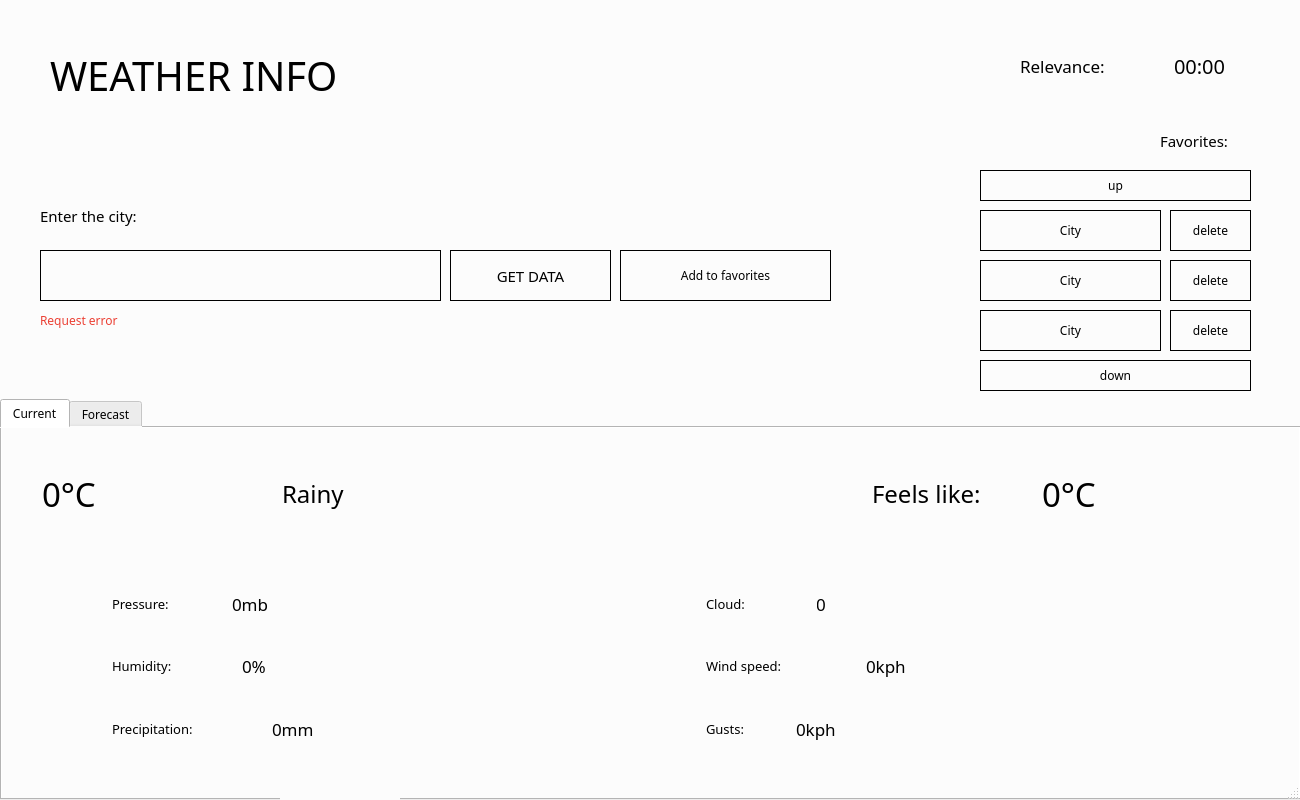
<?xml version="1.0" encoding="UTF-8"?>
<ui version="4.0">
 <class>MainWindow</class>
 <widget class="QMainWindow" name="MainWindow">
  <property name="geometry">
   <rect>
    <x>0</x>
    <y>0</y>
    <width>1300</width>
    <height>800</height>
   </rect>
  </property>
  <property name="minimumSize">
   <size>
    <width>1300</width>
    <height>800</height>
   </size>
  </property>
  <property name="maximumSize">
   <size>
    <width>1300</width>
    <height>800</height>
   </size>
  </property>
  <property name="font">
   <font>
    <family>Montserrat</family>
    <weight>50</weight>
    <bold>false</bold>
   </font>
  </property>
  <property name="windowTitle">
   <string>Weather application</string>
  </property>
  <property name="windowIcon">
   <iconset>
    <normaloff>icon.svg</normaloff>icon.svg</iconset>
  </property>
  <property name="tabShape">
   <enum>QTabWidget::Rounded</enum>
  </property>
  <widget class="QWidget" name="centralwidget">
   <property name="minimumSize">
    <size>
     <width>0</width>
     <height>800</height>
    </size>
   </property>
   <property name="font">
    <font>
     <family>Montserrat</family>
     <weight>50</weight>
     <bold>false</bold>
    </font>
   </property>
   <property name="styleSheet">
    <string notr="true">background: #fcfcfc;</string>
   </property>
   <widget class="QLabel" name="title">
    <property name="geometry">
     <rect>
      <x>50</x>
      <y>50</y>
      <width>411</width>
      <height>51</height>
     </rect>
    </property>
    <property name="font">
     <font>
      <family>Montserrat</family>
      <pointsize>30</pointsize>
      <weight>50</weight>
      <bold>false</bold>
     </font>
    </property>
    <property name="text">
     <string>WEATHER INFO</string>
    </property>
   </widget>
   <widget class="QLineEdit" name="cityField">
    <property name="geometry">
     <rect>
      <x>40</x>
      <y>250</y>
      <width>401</width>
      <height>51</height>
     </rect>
    </property>
    <property name="font">
     <font>
      <family>Montserrat</family>
      <pointsize>13</pointsize>
      <weight>50</weight>
      <bold>false</bold>
     </font>
    </property>
    <property name="styleSheet">
     <string notr="true">border: 1px solid #000;
padding: 0 10px;</string>
    </property>
   </widget>
   <widget class="QLabel" name="cityFieldLabel">
    <property name="geometry">
     <rect>
      <x>40</x>
      <y>200</y>
      <width>181</width>
      <height>31</height>
     </rect>
    </property>
    <property name="font">
     <font>
      <family>Montserrat</family>
      <pointsize>11</pointsize>
      <weight>50</weight>
      <bold>false</bold>
     </font>
    </property>
    <property name="text">
     <string>Enter the city:</string>
    </property>
   </widget>
   <widget class="QPushButton" name="submitButton">
    <property name="geometry">
     <rect>
      <x>450</x>
      <y>250</y>
      <width>161</width>
      <height>51</height>
     </rect>
    </property>
    <property name="font">
     <font>
      <family>Montserrat</family>
      <pointsize>11</pointsize>
      <weight>50</weight>
      <bold>false</bold>
     </font>
    </property>
    <property name="cursor">
     <cursorShape>PointingHandCursor</cursorShape>
    </property>
    <property name="styleSheet">
     <string notr="true">border: 1px solid #000;</string>
    </property>
    <property name="text">
     <string>GET DATA</string>
    </property>
   </widget>
   <widget class="QLabel" name="time">
    <property name="geometry">
     <rect>
      <x>1174</x>
      <y>50</y>
      <width>71</width>
      <height>31</height>
     </rect>
    </property>
    <property name="font">
     <font>
      <family>Montserrat</family>
      <pointsize>15</pointsize>
      <weight>50</weight>
      <bold>false</bold>
     </font>
    </property>
    <property name="text">
     <string>00:00</string>
    </property>
   </widget>
   <widget class="QLabel" name="timeLabel">
    <property name="geometry">
     <rect>
      <x>1020</x>
      <y>50</y>
      <width>131</width>
      <height>31</height>
     </rect>
    </property>
    <property name="font">
     <font>
      <family>Montserrat</family>
      <pointsize>13</pointsize>
      <weight>50</weight>
      <bold>false</bold>
     </font>
    </property>
    <property name="text">
     <string>Relevance:</string>
    </property>
   </widget>
   <widget class="QLabel" name="error">
    <property name="geometry">
     <rect>
      <x>40</x>
      <y>310</y>
      <width>111</width>
      <height>21</height>
     </rect>
    </property>
    <property name="font">
     <font>
      <family>Montserrat</family>
      <pointsize>9</pointsize>
      <weight>50</weight>
      <bold>false</bold>
     </font>
    </property>
    <property name="styleSheet">
     <string notr="true">color: #eb4034;</string>
    </property>
    <property name="text">
     <string>Request error</string>
    </property>
   </widget>
   <widget class="QTabWidget" name="footerTabWidget">
    <property name="geometry">
     <rect>
      <x>0</x>
      <y>399</y>
      <width>1301</width>
      <height>401</height>
     </rect>
    </property>
    <property name="font">
     <font>
      <family>Montserrat</family>
      <weight>50</weight>
      <bold>false</bold>
     </font>
    </property>
    <property name="currentIndex">
     <number>0</number>
    </property>
    <widget class="QWidget" name="current">
     <attribute name="title">
      <string>Current</string>
     </attribute>
     <widget class="QLabel" name="temperature">
      <property name="geometry">
       <rect>
        <x>40</x>
        <y>30</y>
        <width>221</width>
        <height>71</height>
       </rect>
      </property>
      <property name="font">
       <font>
        <family>Montserrat</family>
        <pointsize>25</pointsize>
       </font>
      </property>
      <property name="toolTip">
       <string>&lt;html&gt;&lt;head/&gt;&lt;body&gt;&lt;p align=&quot;center&quot;&gt;0C&lt;/p&gt;&lt;/body&gt;&lt;/html&gt;</string>
      </property>
      <property name="text">
       <string>0°C</string>
      </property>
     </widget>
     <widget class="QLabel" name="description">
      <property name="geometry">
       <rect>
        <x>280</x>
        <y>30</y>
        <width>421</width>
        <height>71</height>
       </rect>
      </property>
      <property name="font">
       <font>
        <family>Montserrat</family>
        <pointsize>18</pointsize>
       </font>
      </property>
      <property name="text">
       <string>Rainy</string>
      </property>
     </widget>
     <widget class="QLabel" name="feelsLikeLabel">
      <property name="geometry">
       <rect>
        <x>870</x>
        <y>30</y>
        <width>151</width>
        <height>71</height>
       </rect>
      </property>
      <property name="font">
       <font>
        <family>Montserrat</family>
        <pointsize>18</pointsize>
       </font>
      </property>
      <property name="text">
       <string>Feels like:</string>
      </property>
     </widget>
     <widget class="QLabel" name="feelsLike">
      <property name="geometry">
       <rect>
        <x>1040</x>
        <y>30</y>
        <width>221</width>
        <height>71</height>
       </rect>
      </property>
      <property name="font">
       <font>
        <family>Montserrat</family>
        <pointsize>25</pointsize>
       </font>
      </property>
      <property name="text">
       <string>0°C</string>
      </property>
     </widget>
     <widget class="QWidget" name="verticalLayoutWidget">
      <property name="geometry">
       <rect>
        <x>80</x>
        <y>150</y>
        <width>1141</width>
        <height>181</height>
       </rect>
      </property>
      <layout class="QVBoxLayout" name="verticalLayout">
       <item>
        <layout class="QHBoxLayout" name="horizontalLayout">
         <item>
          <widget class="QWidget" name="widget_2" native="true">
           <widget class="QLabel" name="pressureLabel">
            <property name="geometry">
             <rect>
              <x>30</x>
              <y>10</y>
              <width>111</width>
              <height>31</height>
             </rect>
            </property>
            <property name="font">
             <font>
              <family>Montserrat</family>
              <pointsize>10</pointsize>
             </font>
            </property>
            <property name="text">
             <string>Pressure:</string>
            </property>
           </widget>
           <widget class="QLabel" name="pressure">
            <property name="geometry">
             <rect>
              <x>150</x>
              <y>10</y>
              <width>111</width>
              <height>31</height>
             </rect>
            </property>
            <property name="font">
             <font>
              <family>Montserrat</family>
              <pointsize>13</pointsize>
             </font>
            </property>
            <property name="text">
             <string>0mb</string>
            </property>
           </widget>
          </widget>
         </item>
         <item>
          <widget class="QWidget" name="widget" native="true">
           <widget class="QLabel" name="cloud">
            <property name="geometry">
             <rect>
              <x>160</x>
              <y>10</y>
              <width>111</width>
              <height>31</height>
             </rect>
            </property>
            <property name="font">
             <font>
              <family>Montserrat</family>
              <pointsize>13</pointsize>
             </font>
            </property>
            <property name="text">
             <string>0</string>
            </property>
           </widget>
           <widget class="QLabel" name="cloudLabel">
            <property name="geometry">
             <rect>
              <x>50</x>
              <y>10</y>
              <width>111</width>
              <height>31</height>
             </rect>
            </property>
            <property name="font">
             <font>
              <family>Montserrat</family>
              <pointsize>10</pointsize>
             </font>
            </property>
            <property name="text">
             <string>Cloud:</string>
            </property>
           </widget>
          </widget>
         </item>
        </layout>
       </item>
       <item>
        <layout class="QHBoxLayout" name="horizontalLayout_2">
         <item>
          <widget class="QWidget" name="widget_5" native="true">
           <widget class="QLabel" name="humidity">
            <property name="geometry">
             <rect>
              <x>160</x>
              <y>10</y>
              <width>111</width>
              <height>31</height>
             </rect>
            </property>
            <property name="font">
             <font>
              <family>Montserrat</family>
              <pointsize>13</pointsize>
             </font>
            </property>
            <property name="text">
             <string>0%</string>
            </property>
           </widget>
           <widget class="QLabel" name="humidityLabel">
            <property name="geometry">
             <rect>
              <x>30</x>
              <y>10</y>
              <width>111</width>
              <height>31</height>
             </rect>
            </property>
            <property name="font">
             <font>
              <family>Montserrat</family>
              <pointsize>10</pointsize>
             </font>
            </property>
            <property name="text">
             <string>Humidity:</string>
            </property>
           </widget>
          </widget>
         </item>
         <item>
          <widget class="QWidget" name="widget_4" native="true">
           <widget class="QLabel" name="windSpeed">
            <property name="geometry">
             <rect>
              <x>210</x>
              <y>10</y>
              <width>151</width>
              <height>31</height>
             </rect>
            </property>
            <property name="font">
             <font>
              <family>Montserrat</family>
              <pointsize>13</pointsize>
             </font>
            </property>
            <property name="text">
             <string>0kph</string>
            </property>
           </widget>
           <widget class="QLabel" name="windSpeedLabel">
            <property name="geometry">
             <rect>
              <x>50</x>
              <y>10</y>
              <width>151</width>
              <height>31</height>
             </rect>
            </property>
            <property name="font">
             <font>
              <family>Montserrat</family>
              <pointsize>10</pointsize>
             </font>
            </property>
            <property name="text">
             <string>Wind speed:</string>
            </property>
           </widget>
          </widget>
         </item>
        </layout>
       </item>
       <item>
        <layout class="QHBoxLayout" name="horizontalLayout_3">
         <item>
          <widget class="QWidget" name="widget_7" native="true">
           <widget class="QLabel" name="precipitationLabel">
            <property name="geometry">
             <rect>
              <x>30</x>
              <y>10</y>
              <width>161</width>
              <height>31</height>
             </rect>
            </property>
            <property name="font">
             <font>
              <family>Montserrat</family>
              <pointsize>10</pointsize>
             </font>
            </property>
            <property name="text">
             <string>Precipitation:</string>
            </property>
           </widget>
           <widget class="QLabel" name="precipitation">
            <property name="geometry">
             <rect>
              <x>190</x>
              <y>10</y>
              <width>111</width>
              <height>31</height>
             </rect>
            </property>
            <property name="font">
             <font>
              <family>Montserrat</family>
              <pointsize>13</pointsize>
             </font>
            </property>
            <property name="text">
             <string>0mm</string>
            </property>
           </widget>
          </widget>
         </item>
         <item>
          <widget class="QWidget" name="widget_6" native="true">
           <widget class="QLabel" name="gusts">
            <property name="geometry">
             <rect>
              <x>140</x>
              <y>10</y>
              <width>111</width>
              <height>31</height>
             </rect>
            </property>
            <property name="font">
             <font>
              <family>Montserrat</family>
              <pointsize>13</pointsize>
             </font>
            </property>
            <property name="text">
             <string>0kph</string>
            </property>
           </widget>
           <widget class="QLabel" name="gustsLabel">
            <property name="geometry">
             <rect>
              <x>50</x>
              <y>10</y>
              <width>81</width>
              <height>31</height>
             </rect>
            </property>
            <property name="font">
             <font>
              <family>Montserrat</family>
              <pointsize>10</pointsize>
             </font>
            </property>
            <property name="text">
             <string>Gusts:</string>
            </property>
           </widget>
          </widget>
         </item>
        </layout>
       </item>
      </layout>
     </widget>
    </widget>
    <widget class="QWidget" name="forecast">
     <attribute name="title">
      <string>Forecast</string>
     </attribute>
     <widget class="QWidget" name="horizontalLayoutWidget_4">
      <property name="geometry">
       <rect>
        <x>50</x>
        <y>30</y>
        <width>1191</width>
        <height>301</height>
       </rect>
      </property>
      <layout class="QHBoxLayout" name="horizontalLayout_4">
       <item>
        <layout class="QVBoxLayout" name="verticalLayout_2">
         <item>
          <widget class="QLabel" name="forecastDate0">
           <property name="minimumSize">
            <size>
             <width>0</width>
             <height>80</height>
            </size>
           </property>
           <property name="font">
            <font>
             <family>Montserrat</family>
             <pointsize>18</pointsize>
            </font>
           </property>
           <property name="text">
            <string>00.00</string>
           </property>
          </widget>
         </item>
         <item>
          <spacer name="verticalSpacer">
           <property name="orientation">
            <enum>Qt::Vertical</enum>
           </property>
           <property name="sizeType">
            <enum>QSizePolicy::Fixed</enum>
           </property>
           <property name="sizeHint" stdset="0">
            <size>
             <width>20</width>
             <height>10</height>
            </size>
           </property>
          </spacer>
         </item>
         <item>
          <layout class="QHBoxLayout" name="horizontalLayout_5">
           <item>
            <widget class="QLabel" name="forecastTemperature0">
             <property name="font">
              <font>
               <family>Montserrat</family>
               <pointsize>11</pointsize>
              </font>
             </property>
             <property name="text">
              <string>0°C</string>
             </property>
            </widget>
           </item>
          </layout>
         </item>
         <item>
          <layout class="QHBoxLayout" name="horizontalLayout_6">
           <item>
            <widget class="QLabel" name="forecastDescription0">
             <property name="font">
              <font>
               <family>Montserrat</family>
               <pointsize>10</pointsize>
              </font>
             </property>
             <property name="text">
              <string>Rainy</string>
             </property>
            </widget>
           </item>
          </layout>
         </item>
         <item>
          <layout class="QHBoxLayout" name="horizontalLayout_7">
           <item>
            <widget class="QLabel" name="label_5">
             <property name="font">
              <font>
               <family>Montserrat</family>
               <pointsize>10</pointsize>
              </font>
             </property>
             <property name="text">
              <string>Chance of rain:</string>
             </property>
            </widget>
           </item>
           <item>
            <widget class="QLabel" name="forecastChanceOfRain0">
             <property name="font">
              <font>
               <family>Montserrat</family>
               <pointsize>10</pointsize>
              </font>
             </property>
             <property name="text">
              <string>0%</string>
             </property>
            </widget>
           </item>
          </layout>
         </item>
         <item>
          <layout class="QHBoxLayout" name="horizontalLayout_8">
           <item>
            <widget class="QLabel" name="label_7">
             <property name="font">
              <font>
               <family>Montserrat</family>
               <pointsize>10</pointsize>
              </font>
             </property>
             <property name="text">
              <string>Chance of snow:</string>
             </property>
            </widget>
           </item>
           <item>
            <widget class="QLabel" name="forecastChanceOfSnow0">
             <property name="font">
              <font>
               <family>Montserrat</family>
               <pointsize>10</pointsize>
              </font>
             </property>
             <property name="text">
              <string>0%</string>
             </property>
            </widget>
           </item>
          </layout>
         </item>
        </layout>
       </item>
       <item>
        <layout class="QVBoxLayout" name="verticalLayout_5">
         <item>
          <widget class="QLabel" name="forecastDate1">
           <property name="minimumSize">
            <size>
             <width>0</width>
             <height>80</height>
            </size>
           </property>
           <property name="font">
            <font>
             <family>Montserrat</family>
             <pointsize>18</pointsize>
            </font>
           </property>
           <property name="text">
            <string>00.00</string>
           </property>
          </widget>
         </item>
         <item>
          <spacer name="verticalSpacer_2">
           <property name="orientation">
            <enum>Qt::Vertical</enum>
           </property>
           <property name="sizeType">
            <enum>QSizePolicy::Fixed</enum>
           </property>
           <property name="sizeHint" stdset="0">
            <size>
             <width>20</width>
             <height>10</height>
            </size>
           </property>
          </spacer>
         </item>
         <item>
          <layout class="QHBoxLayout" name="horizontalLayout_9">
           <item>
            <widget class="QLabel" name="forecastTemperature1">
             <property name="font">
              <font>
               <family>Montserrat</family>
               <pointsize>11</pointsize>
              </font>
             </property>
             <property name="text">
              <string>0°C</string>
             </property>
            </widget>
           </item>
          </layout>
         </item>
         <item>
          <layout class="QHBoxLayout" name="horizontalLayout_10">
           <item>
            <widget class="QLabel" name="forecastDescription1">
             <property name="font">
              <font>
               <family>Montserrat</family>
               <pointsize>10</pointsize>
              </font>
             </property>
             <property name="text">
              <string>Rainy</string>
             </property>
            </widget>
           </item>
          </layout>
         </item>
         <item>
          <layout class="QHBoxLayout" name="horizontalLayout_11">
           <item>
            <widget class="QLabel" name="label_11">
             <property name="font">
              <font>
               <family>Montserrat</family>
               <pointsize>10</pointsize>
              </font>
             </property>
             <property name="text">
              <string>Chance of rain:</string>
             </property>
            </widget>
           </item>
           <item>
            <widget class="QLabel" name="forecastChanceOfRain1">
             <property name="font">
              <font>
               <family>Montserrat</family>
               <pointsize>10</pointsize>
              </font>
             </property>
             <property name="text">
              <string>0%</string>
             </property>
            </widget>
           </item>
          </layout>
         </item>
         <item>
          <layout class="QHBoxLayout" name="horizontalLayout_12">
           <item>
            <widget class="QLabel" name="label_13">
             <property name="font">
              <font>
               <family>Montserrat</family>
               <pointsize>10</pointsize>
              </font>
             </property>
             <property name="text">
              <string>Chance of snow:</string>
             </property>
            </widget>
           </item>
           <item>
            <widget class="QLabel" name="forecastChanceOfSnow1">
             <property name="font">
              <font>
               <family>Montserrat</family>
               <pointsize>10</pointsize>
              </font>
             </property>
             <property name="text">
              <string>0%</string>
             </property>
            </widget>
           </item>
          </layout>
         </item>
        </layout>
       </item>
       <item>
        <layout class="QVBoxLayout" name="verticalLayout_6">
         <item>
          <widget class="QLabel" name="forecastDate2">
           <property name="minimumSize">
            <size>
             <width>0</width>
             <height>80</height>
            </size>
           </property>
           <property name="font">
            <font>
             <family>Montserrat</family>
             <pointsize>18</pointsize>
            </font>
           </property>
           <property name="text">
            <string>00.00</string>
           </property>
          </widget>
         </item>
         <item>
          <spacer name="verticalSpacer_3">
           <property name="orientation">
            <enum>Qt::Vertical</enum>
           </property>
           <property name="sizeType">
            <enum>QSizePolicy::Fixed</enum>
           </property>
           <property name="sizeHint" stdset="0">
            <size>
             <width>20</width>
             <height>10</height>
            </size>
           </property>
          </spacer>
         </item>
         <item>
          <layout class="QHBoxLayout" name="horizontalLayout_13">
           <item>
            <widget class="QLabel" name="forecastTemperature2">
             <property name="font">
              <font>
               <family>Montserrat</family>
               <pointsize>11</pointsize>
              </font>
             </property>
             <property name="text">
              <string>0°C</string>
             </property>
            </widget>
           </item>
          </layout>
         </item>
         <item>
          <layout class="QHBoxLayout" name="horizontalLayout_14">
           <item>
            <widget class="QLabel" name="forecastDescription2">
             <property name="font">
              <font>
               <family>Montserrat</family>
               <pointsize>10</pointsize>
              </font>
             </property>
             <property name="text">
              <string>Rainy</string>
             </property>
            </widget>
           </item>
          </layout>
         </item>
         <item>
          <layout class="QHBoxLayout" name="horizontalLayout_15">
           <item>
            <widget class="QLabel" name="label_18">
             <property name="font">
              <font>
               <family>Montserrat</family>
               <pointsize>10</pointsize>
              </font>
             </property>
             <property name="text">
              <string>Chance of rain:</string>
             </property>
            </widget>
           </item>
           <item>
            <widget class="QLabel" name="forecastChanceOfRain2">
             <property name="font">
              <font>
               <family>Montserrat</family>
               <pointsize>10</pointsize>
              </font>
             </property>
             <property name="text">
              <string>0%</string>
             </property>
            </widget>
           </item>
          </layout>
         </item>
         <item>
          <layout class="QHBoxLayout" name="horizontalLayout_16">
           <item>
            <widget class="QLabel" name="label_20">
             <property name="font">
              <font>
               <family>Montserrat</family>
               <pointsize>10</pointsize>
              </font>
             </property>
             <property name="text">
              <string>Chance of snow:</string>
             </property>
            </widget>
           </item>
           <item>
            <widget class="QLabel" name="forecastChanceOfSnow2">
             <property name="font">
              <font>
               <family>Montserrat</family>
               <pointsize>10</pointsize>
              </font>
             </property>
             <property name="text">
              <string>0%</string>
             </property>
            </widget>
           </item>
          </layout>
         </item>
        </layout>
       </item>
      </layout>
     </widget>
    </widget>
   </widget>
   <widget class="QWidget" name="widget_3" native="true">
    <property name="geometry">
     <rect>
      <x>280</x>
      <y>770</y>
      <width>120</width>
      <height>80</height>
     </rect>
    </property>
   </widget>
   <widget class="QLabel" name="label">
    <property name="geometry">
     <rect>
      <x>1160</x>
      <y>130</y>
      <width>91</width>
      <height>21</height>
     </rect>
    </property>
    <property name="font">
     <font>
      <family>Montserrat</family>
      <pointsize>11</pointsize>
     </font>
    </property>
    <property name="text">
     <string>Favorites:</string>
    </property>
   </widget>
   <widget class="QPushButton" name="favoritesItem0">
    <property name="geometry">
     <rect>
      <x>980</x>
      <y>210</y>
      <width>181</width>
      <height>41</height>
     </rect>
    </property>
    <property name="font">
     <font>
      <family>Montserrat</family>
      <pointsize>9</pointsize>
     </font>
    </property>
    <property name="cursor">
     <cursorShape>PointingHandCursor</cursorShape>
    </property>
    <property name="styleSheet">
     <string notr="true">border: 1px solid #000;</string>
    </property>
    <property name="text">
     <string>City</string>
    </property>
   </widget>
   <widget class="QPushButton" name="favoritesItemDelete0">
    <property name="geometry">
     <rect>
      <x>1170</x>
      <y>210</y>
      <width>81</width>
      <height>41</height>
     </rect>
    </property>
    <property name="font">
     <font>
      <family>Montserrat</family>
      <pointsize>9</pointsize>
     </font>
    </property>
    <property name="cursor">
     <cursorShape>PointingHandCursor</cursorShape>
    </property>
    <property name="styleSheet">
     <string notr="true">border: 1px solid #000;</string>
    </property>
    <property name="text">
     <string>delete</string>
    </property>
   </widget>
   <widget class="QPushButton" name="favoritesUp">
    <property name="geometry">
     <rect>
      <x>980</x>
      <y>170</y>
      <width>271</width>
      <height>31</height>
     </rect>
    </property>
    <property name="font">
     <font>
      <family>Montserrat</family>
      <pointsize>9</pointsize>
     </font>
    </property>
    <property name="cursor">
     <cursorShape>PointingHandCursor</cursorShape>
    </property>
    <property name="styleSheet">
     <string notr="true">border: 1px solid #000;</string>
    </property>
    <property name="text">
     <string>up</string>
    </property>
   </widget>
   <widget class="QPushButton" name="favoritesItemDelete1">
    <property name="geometry">
     <rect>
      <x>1170</x>
      <y>260</y>
      <width>81</width>
      <height>41</height>
     </rect>
    </property>
    <property name="font">
     <font>
      <family>Montserrat</family>
      <pointsize>9</pointsize>
     </font>
    </property>
    <property name="cursor">
     <cursorShape>PointingHandCursor</cursorShape>
    </property>
    <property name="styleSheet">
     <string notr="true">border: 1px solid #000;</string>
    </property>
    <property name="text">
     <string>delete</string>
    </property>
   </widget>
   <widget class="QPushButton" name="favoritesItem1">
    <property name="geometry">
     <rect>
      <x>980</x>
      <y>260</y>
      <width>181</width>
      <height>41</height>
     </rect>
    </property>
    <property name="font">
     <font>
      <family>Montserrat</family>
      <pointsize>9</pointsize>
     </font>
    </property>
    <property name="cursor">
     <cursorShape>PointingHandCursor</cursorShape>
    </property>
    <property name="styleSheet">
     <string notr="true">border: 1px solid #000;</string>
    </property>
    <property name="text">
     <string>City</string>
    </property>
   </widget>
   <widget class="QPushButton" name="favoritesItem2">
    <property name="geometry">
     <rect>
      <x>980</x>
      <y>310</y>
      <width>181</width>
      <height>41</height>
     </rect>
    </property>
    <property name="font">
     <font>
      <family>Montserrat</family>
      <pointsize>9</pointsize>
     </font>
    </property>
    <property name="cursor">
     <cursorShape>PointingHandCursor</cursorShape>
    </property>
    <property name="styleSheet">
     <string notr="true">border: 1px solid #000;</string>
    </property>
    <property name="text">
     <string>City</string>
    </property>
   </widget>
   <widget class="QPushButton" name="favoritesItemDelete2">
    <property name="geometry">
     <rect>
      <x>1170</x>
      <y>310</y>
      <width>81</width>
      <height>41</height>
     </rect>
    </property>
    <property name="font">
     <font>
      <family>Montserrat</family>
      <pointsize>9</pointsize>
     </font>
    </property>
    <property name="cursor">
     <cursorShape>PointingHandCursor</cursorShape>
    </property>
    <property name="styleSheet">
     <string notr="true">border: 1px solid #000;</string>
    </property>
    <property name="text">
     <string>delete</string>
    </property>
   </widget>
   <widget class="QPushButton" name="favoritesDown">
    <property name="geometry">
     <rect>
      <x>980</x>
      <y>360</y>
      <width>271</width>
      <height>31</height>
     </rect>
    </property>
    <property name="font">
     <font>
      <family>Montserrat</family>
      <pointsize>9</pointsize>
     </font>
    </property>
    <property name="cursor">
     <cursorShape>PointingHandCursor</cursorShape>
    </property>
    <property name="styleSheet">
     <string notr="true">border: 1px solid #000;</string>
    </property>
    <property name="text">
     <string>down</string>
    </property>
   </widget>
   <widget class="QPushButton" name="addToFavorites">
    <property name="geometry">
     <rect>
      <x>620</x>
      <y>250</y>
      <width>211</width>
      <height>51</height>
     </rect>
    </property>
    <property name="font">
     <font>
      <family>Montserrat</family>
      <pointsize>9</pointsize>
      <weight>50</weight>
      <bold>false</bold>
     </font>
    </property>
    <property name="cursor">
     <cursorShape>PointingHandCursor</cursorShape>
    </property>
    <property name="styleSheet">
     <string notr="true">border: 1px solid #000;
text-transform: uppercase;</string>
    </property>
    <property name="text">
     <string>Add to favorites</string>
    </property>
   </widget>
  </widget>
  <widget class="QStatusBar" name="statusbar"/>
 </widget>
 <resources/>
 <connections/>
</ui>
